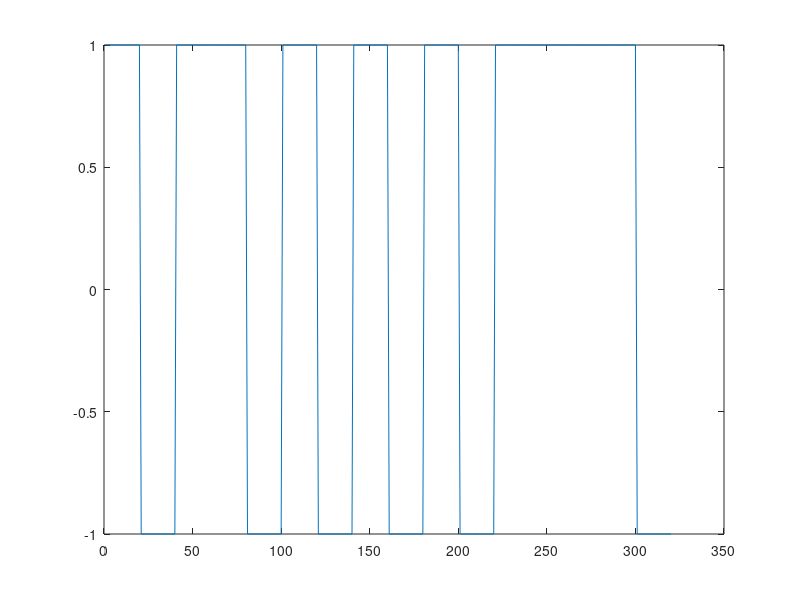

This figure's MATLAB source: (Note: this script raises an error after producing the figure.)
bits = randi([0 1],1024,1); % Generate random bits
mp = 20; % samples per pulse
Fs = mp; % It can be different
Ts=1/Fs; % The bit rate is Rb= Rs= Fs / mp
pnrz = ones(1,mp); % pnrz = [1 1 1 … 1 1]; % Pulse type with mp samples
s1 = bits;
s1(s1==0) = -1; % Convert “0” to “-1”
s = zeros(1,numel(s1)*mp);
s(1:mp:end) = s1;
xPNRZ = conv(pnrz,s);
plot(xPNRZ(1:mp*16))
pwelch(xPNRZ,500,300,500,Fs,'power');